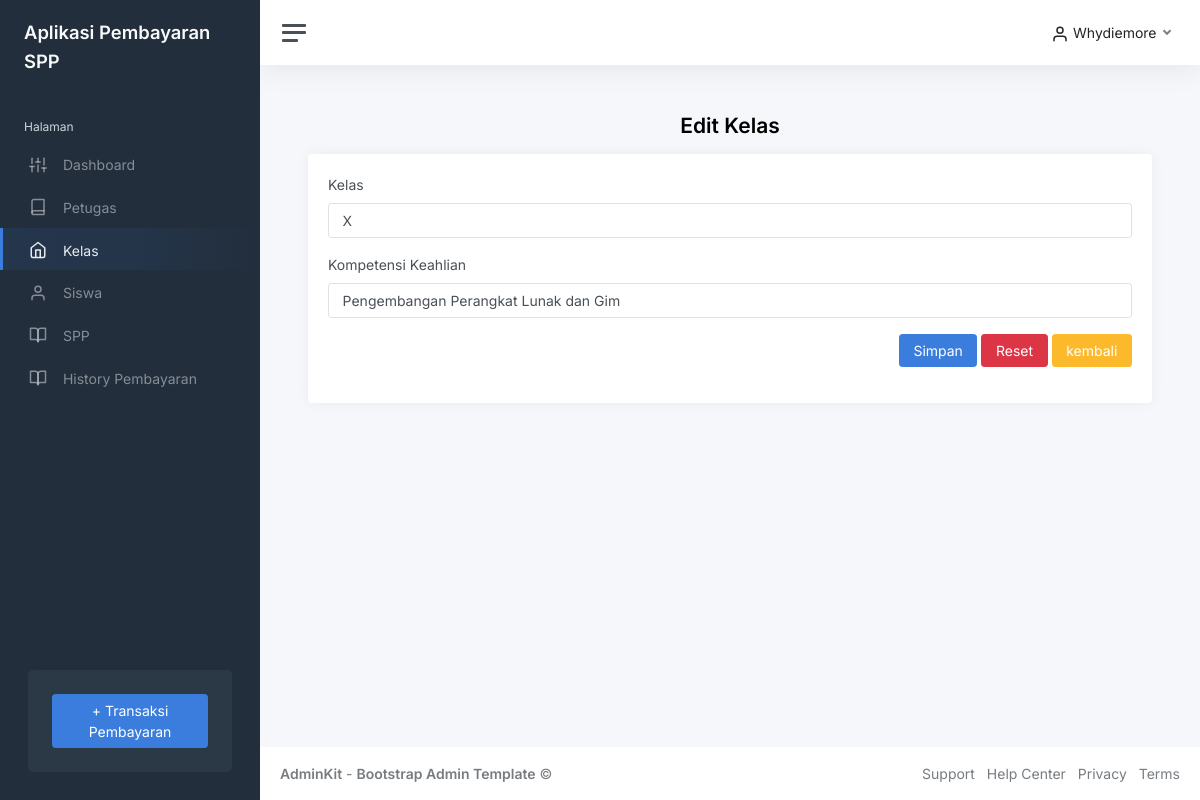
/index.php?page=edit_kelas&id=8 (signed in), run on the app's committed database.
### tables this page shows
CREATE TABLE `kelas` (
  `id_kelas` int(11) NOT NULL,
  `nama_kelas` varchar(10) NOT NULL,
  `kompetensi_keahlian` varchar(50) NOT NULL
);

### edit_kelas.php (the view, shortened to what this page needs)
<?php
if (empty($_SESSION['user']['level'] == 'admin')) {
?>
	<script>
		alert('Akses di Tolak.');
		window.history.back();
	</script>
<?php
} else {
	$id = $_GET['id'];
	$query = mysqli_query($koneksi, "SELECT*FROM kelas WHERE id_kelas='$id'");
	$data = mysqli_fetch_array($query);
?>
	<h1 class="h3 mb-3" align="center"><strong>Edit Kelas</strong></h1>
	<div class="row">
		<div class="col-12">
			<div class="card flex-fill">
				<div class="card-body">
					<form action="" method="post">
						<div class="mb-3">
							<label class="form-label">Kelas</label>
							<input type="text" name="nama_kelas" class="form-control" value="<?php echo $data['nama_kelas']; ?>" required>
						</div>
						<div class="mb-3">
							<label class="form-label">Kompetensi Keahlian</label>
							<input type="text" name="kompetensi_keahlian" class="form-control" value="<?php echo $data['kompetensi_keahlian']; ?>" required>
						</div>
						<div class="mb-3" style="float: right;">
							<button class="btn btn-primary">Simpan</button>
							<button typy="reset" class="btn btn-danger">Reset</button>
							<a href="?page=kelas" class="btn btn-warning"> kembali</a>
						</div>
					</form>
				</div>
			</div>
		</div>
	</div>
<?php
}
?>

### data on the page
kelas: nama_kelas "X", kompetensi_keahlian "Pengembangan Perangkat Lunak dan Gim"

### other printed values
$_SESSION['user']['nama_petugas'] "Whydiemore"
